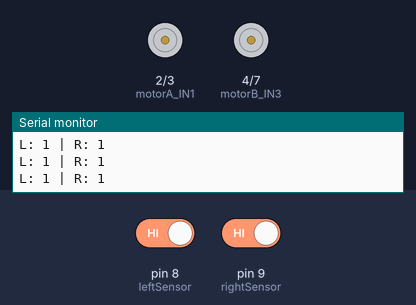
This sketch was run on a simulated Arduino Uno, built with avr-gcc and run on an emulated ATmega328P. On the bench: motor-driver pin pairs drawn as motors (green arrow = first pin HIGH = forward, orange = second pin HIGH = backward, longer = more drive, scaled by the enable pin), the last lines printed to the serial monitor. The test bench sets the inputs (shaded band); at power-on: pin 8 (leftSensor) HIGH, pin 9 (rightSensor) HIGH.

Above: at 1.2 s.
1.3 s: pin 8 (leftSensor) driven LOW
At 2.4 s:
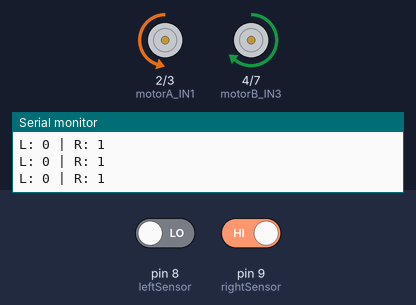
2.8 s: pin 9 (rightSensor) driven LOW
At 3.6 s:
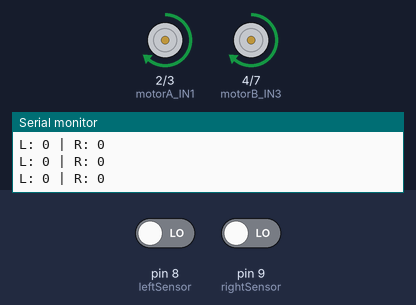
4.3 s: pin 8 (leftSensor) driven HIGH
At 4.8 s:
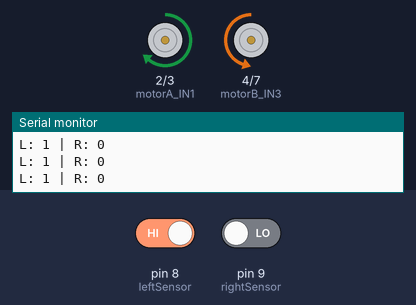
Timing chart, 0 to 7.3 s (numbered marks = the images above; inputs shaded):
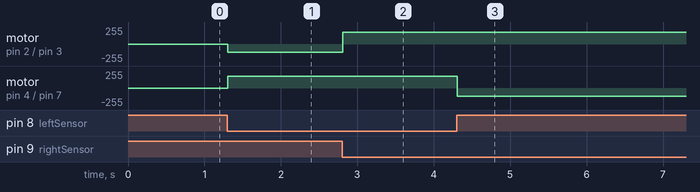

The sketch:

line_follower.ino
```cpp
/*
  Line Following Robot — Arduino
  Author: Muhammad Fakhir
  Description: An autonomous robot that follows a black line on a white surface
               using two IR sensors. Motor driver: L298N. Board: Arduino UNO.
*/

// IR Sensor pins
const int leftSensor  = 8;   // Left IR sensor digital output
const int rightSensor = 9;   // Right IR sensor digital output

// Motor A (Left motor) — L298N
const int motorA_IN1 = 2;
const int motorA_IN2 = 3;
const int motorA_EN  = 5;   // PWM

// Motor B (Right motor) — L298N
const int motorB_IN3 = 4;
const int motorB_IN4 = 7;
const int motorB_EN  = 6;   // PWM

// Speed settings
const int fullSpeed = 180;
const int turnSpeed = 120;

void setup() {
  pinMode(leftSensor,  INPUT);
  pinMode(rightSensor, INPUT);

  pinMode(motorA_IN1, OUTPUT);
  pinMode(motorA_IN2, OUTPUT);
  pinMode(motorA_EN,  OUTPUT);
  pinMode(motorB_IN3, OUTPUT);
  pinMode(motorB_IN4, OUTPUT);
  pinMode(motorB_EN,  OUTPUT);

  Serial.begin(9600);
  Serial.println("Line Follower Ready.");
}

void loop() {
  int leftVal  = digitalRead(leftSensor);   // LOW = detects black line
  int rightVal = digitalRead(rightSensor);  // LOW = detects black line

  // Logic:
  // Both sensors on line    → move forward
  // Left on line only       → turn left
  // Right on line only      → turn right
  // Both off line           → stop

  if (leftVal == LOW && rightVal == LOW) {
    moveForward();
  }
  else if (leftVal == LOW && rightVal == HIGH) {
    turnLeft();
  }
  else if (leftVal == HIGH && rightVal == LOW) {
    turnRight();
  }
  else {
    stopMotors();
  }

  // Debug
  Serial.print("L: "); Serial.print(leftVal);
  Serial.print(" | R: "); Serial.println(rightVal);
}

void moveForward() {
  analogWrite(motorA_EN, fullSpeed);
  analogWrite(motorB_EN, fullSpeed);
  digitalWrite(motorA_IN1, HIGH);
  digitalWrite(motorA_IN2, LOW);
  digitalWrite(motorB_IN3, HIGH);
  digitalWrite(motorB_IN4, LOW);
}

void turnLeft() {
  analogWrite(motorA_EN, turnSpeed);
  analogWrite(motorB_EN, fullSpeed);
  digitalWrite(motorA_IN1, LOW);
  digitalWrite(motorA_IN2, HIGH);
  digitalWrite(motorB_IN3, HIGH);
  digitalWrite(motorB_IN4, LOW);
}

void turnRight() {
  analogWrite(motorA_EN, fullSpeed);
  analogWrite(motorB_EN, turnSpeed);
  digitalWrite(motorA_IN1, HIGH);
  digitalWrite(motorA_IN2, LOW);
  digitalWrite(motorB_IN3, LOW);
  digitalWrite(motorB_IN4, HIGH);
}

void stopMotors() {
  analogWrite(motorA_EN, 0);
  analogWrite(motorB_EN, 0);
  digitalWrite(motorA_IN1, LOW);
  digitalWrite(motorA_IN2, LOW);
  digitalWrite(motorB_IN3, LOW);
  digitalWrite(motorB_IN4, LOW);
}
```

Measured:
- after the input at 1.3 s, motor on pin 2 (motorA_IN1) / pin 3 (motorA_IN2): stopped → backward 120/255 at once; motor on pin 4 (motorB_IN3) / pin 7 (motorB_IN4): stopped → forward 180/255 at once
- after the input at 2.8 s, motor on pin 2 (motorA_IN1) / pin 3 (motorA_IN2): backward 120/255 → forward 180/255 at once
- after the input at 4.3 s, motor on pin 4 (motorB_IN3) / pin 7 (motorB_IN4): forward 180/255 → backward 120/255 at once
